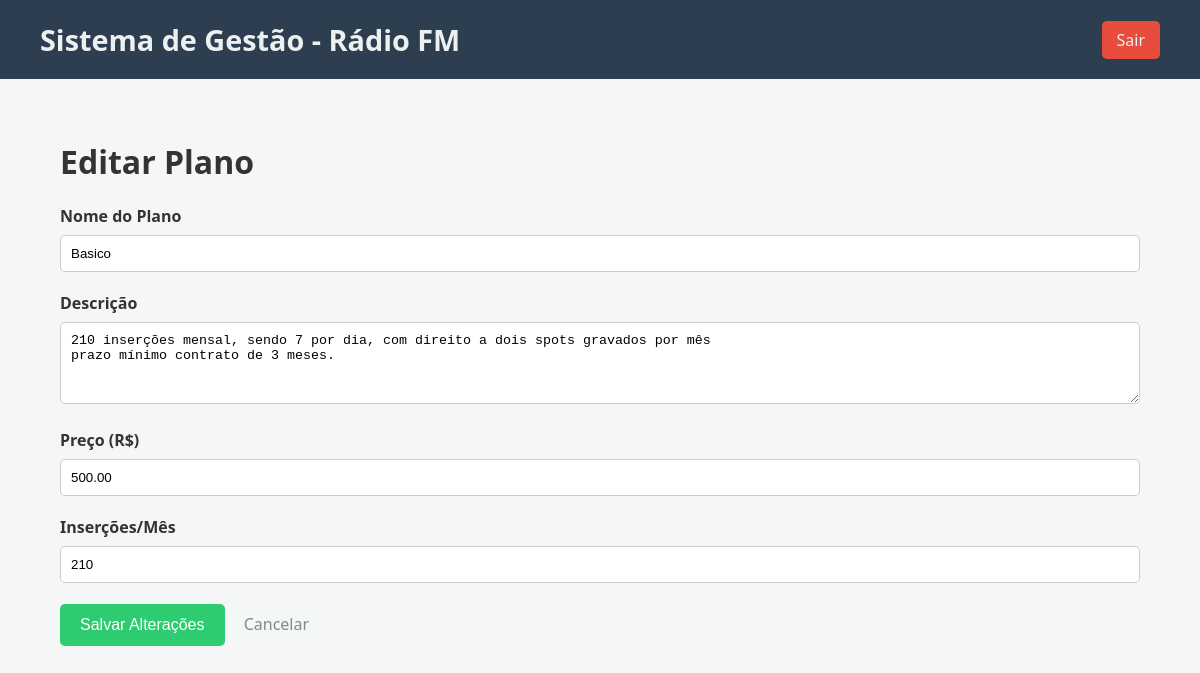
The page /controle/plano_edit.php?id=1 (signed in) on the database its author committed.
### tables this page shows
CREATE TABLE `planos` (
  `id` int(11) NOT NULL,
  `nome` varchar(100) NOT NULL,
  `descricao` text DEFAULT NULL,
  `preco` decimal(10,2) NOT NULL,
  `insercoes_mes` int(11) NOT NULL
);

### controle/plano_edit.php (the view, shortened to what this page needs)
<?php
$page_title = "Editar Plano";
require_once 'templates/header.php';
$id = $_GET['id'];
$stmt = $conn->prepare("SELECT * FROM planos WHERE id = ?");
$stmt->bind_param("i", $id);
$stmt->execute();
$result = $stmt->get_result();
$plano = $result->fetch_assoc();
?>
<h1><?php echo $page_title; ?></h1>
<form action="src/plano_edit_handler.php" method="post">
    <div class="form-group">
        <label for="nome">Nome do Plano</label>
        <input type="text" name="nome" id="nome" value="<?php echo htmlspecialchars($plano['nome']); ?>" required>
    </div>
    <div class="form-group">
        <label for="descricao">Descrição</label>
        <textarea name="descricao" id="descricao" rows="4"><?php echo htmlspecialchars($plano['descricao']); ?></textarea>
    </div>
    <div class="form-group">
        <label for="preco">Preço (R$)</label>
        <input type="number" step="0.01" name="preco" id="preco" value="<?php echo htmlspecialchars($plano['preco']); ?>" required>
    </div>
    <div class="form-group">
        <label for="insercoes_mes">Inserções/Mês</label>
        <input type="number" name="insercoes_mes" id="insercoes_mes" value="<?php echo htmlspecialchars($plano['insercoes_mes']); ?>" required>
    </div>
    <button type="submit">Salvar Alterações</button>
    <a href="planos.php" class="cancel-link">Cancelar</a>
</form>
<?php
require_once __DIR__ . '/templates/footer.php';
?>

### controle/assets/style.css (style rules this page uses)
body { font-family: 'Segoe UI', Tahoma, Geneva, Verdana, sans-serif; background-color: #f4f7f6; margin: 0; padding: 0; color: #333; }
.form-group { margin-bottom: 20px; }
label { display: block; margin-bottom: 8px; font-weight: bold; }
input[type="text"], input[type="email"], input[type="password"], input[type="number"], input[type="date"], select, textarea { width: 100%; padding: 10px; border: 1px solid #ccc; border-radius: 5px; box-sizing: border-box; }
button[type="submit"] { padding: 12px 20px; background-color: #2ecc71; color: white; border: none; border-radius: 5px; cursor: pointer; font-size: 1em; transition: background-color 0.3s; }
a.add-link, a.cancel-link { display: inline-block; margin-bottom: 20px; text-decoration: none; padding: 10px 15px; border-radius: 5px; }
a.cancel-link { color: #7f8c8d; }

### rows shown on the page
planos: nome "Basico", descricao "210 inserções mensal, sendo 7 por dia, com direito a dois spots gravados por mês prazo mínimo contrato de 3 meses.", preco "500.00", insercoes_mes "210"

### other values the page prints
$page_title "Editar Plano"
